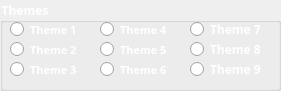
   <widget class="QGroupBox" name="groupBox">
    <property name="geometry">
     <rect>
      <x>10</x>
      <y>20</y>
      <width>281</width>
      <height>91</height>
     </rect>
    </property>
    <property name="font">
     <font>
      <family>Alegreya Sans SC</family>
      <bold>true</bold>
     </font>
    </property>
    <property name="autoFillBackground">
     <bool>false</bool>
    </property>
    <property name="styleSheet">
     <string notr="true">color: rgb(255, 255, 255);</string>
    </property>
    <property name="title">
     <string>Themes</string>
    </property>
    <widget class="QRadioButton" name="radioButton">
     <property name="geometry">
      <rect>
       <x>10</x>
       <y>20</y>
       <width>84</width>
       <height>19</height>
      </rect>
     </property>
     <property name="font">
      <font>
       <family>Alegreya Sans SC</family>
       <pointsize>8</pointsize>
       <bold>true</bold>
      </font>
     </property>
     <property name="styleSheet">
      <string notr="true"/>
     </property>
     <property name="text">
      <string>Theme 1</string>
     </property>
    </widget>
    <widget class="QRadioButton" name="radioButton_2">
     <property name="geometry">
      <rect>
       <x>10</x>
       <y>40</y>
       <width>84</width>
       <height>19</height>
      </rect>
     </property>
     <property name="font">
      <font>
       <family>Alegreya Sans SC</family>
       <pointsize>8</pointsize>
       <bold>true</bold>
      </font>
     </property>
     <property name="styleSheet">
      <string notr="true"/>
     </property>
     <property name="text">
      <string>Theme 2</string>
     </property>
    </widget>
    <widget class="QRadioButton" name="radioButton_3">
     <property name="geometry">
      <rect>
       <x>10</x>
       <y>60</y>
       <width>84</width>
       <height>19</height>
      </rect>
     </property>
     <property name="font">
      <font>
       <family>Alegreya Sans SC</family>
       <pointsize>8</pointsize>
       <bold>true</bold>
      </font>
     </property>
     <property name="text">
      <string>Theme 3</string>
     </property>
    </widget>
    <widget class="QRadioButton" name="radioButton_4">
     <property name="geometry">
      <rect>
       <x>100</x>
       <y>20</y>
       <width>84</width>
       <height>19</height>
      </rect>
     </property>
     <property name="font">
      <font>
       <family>Alegreya Sans SC</family>
       <pointsize>8</pointsize>
       <bold>true</bold>
      </font>
     </property>
     <property name="text">
      <string>Theme 4</string>
     </property>
    </widget>
    <widget class="QRadioButton" name="radioButton_5">
     <property name="geometry">
      <rect>
       <x>100</x>
       <y>40</y>
       <width>84</width>
       <height>19</height>
      </rect>
     </property>
     <property name="font">
      <font>
       <family>Alegreya Sans SC</family>
       <pointsize>8</pointsize>
       <bold>true</bold>
      </font>
     </property>
     <property name="text">
      <string>Theme 5</string>
     </property>
    </widget>
    <widget class="QRadioButton" name="radioButton_6">
     <property name="geometry">
      <rect>
       <x>100</x>
       <y>60</y>
       <width>84</width>
       <height>19</height>
      </rect>
     </property>
     <property name="font">
      <font>
       <family>Alegreya Sans SC</family>
       <pointsize>8</pointsize>
       <bold>true</bold>
      </font>
     </property>
     <property name="styleSheet">
      <string notr="true"/>
     </property>
     <property name="text">
      <string>Theme 6</string>
     </property>
    </widget>
    <widget class="QRadioButton" name="radioButton_7">
     <property name="geometry">
      <rect>
       <x>190</x>
       <y>20</y>
       <width>84</width>
       <height>19</height>
      </rect>
     </property>
     <property name="font">
      <font>
       <family>Alegreya Sans SC</family>
       <bold>true</bold>
      </font>
     </property>
     <property name="text">
      <string>Theme 7</string>
     </property>
    </widget>
    <widget class="QRadioButton" name="radioButton_8">
     <property name="geometry">
      <rect>
       <x>190</x>
       <y>40</y>
       <width>84</width>
       <height>19</height>
      </rect>
     </property>
     <property name="font">
      <font>
       <family>Alegreya Sans SC</family>
       <bold>true</bold>
      </font>
     </property>
     <property name="text">
      <string>Theme 8</string>
     </property>
    </widget>
    <widget class="QRadioButton" name="radioButton_9">
     <property name="geometry">
      <rect>
       <x>190</x>
       <y>60</y>
       <width>84</width>
       <height>19</height>
      </rect>
     </property>
     <property name="font">
      <font>
       <family>Alegreya Sans SC</family>
       <bold>true</bold>
      </font>
     </property>
     <property name="text">
      <string>Theme 9</string>
     </property>
    </widget>
   </widget>
